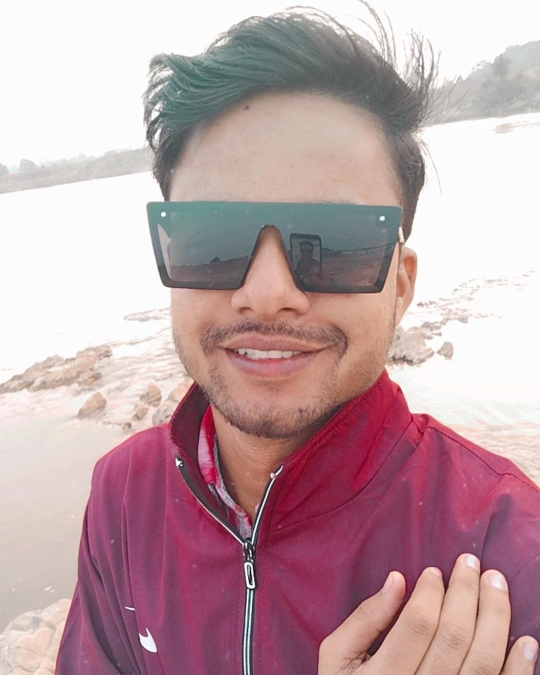
#> input picture MyImage.jpeg, 1080 x 1350 px (shown at 1/2 size)
$ python main.py
#> lines starting #> are read from the running program, lines starting #| are printed output that depends on the picture
# pip install opencv - python

# to read image
import cv2

# Configurable parameters
source = "MyImage.jpeg"
destination = "newMyImage.jpeg"
# percent by which the image is resized
scale_percent = 70

src = cv2.imread(source, cv2.IMREAD_UNCHANGED)
#> src is the input picture: shape (1350, 1080, 3); mean B, G, R 166.4, 161.6, 190.9
cv2.waitKey(0)


# calculate the 50 percent of original dimension
new_width = int(src.shape[1] * scale_percent / 100)
#> new_width = 756
new_height = int(src.shape[0] * scale_percent / 100)
#> new_height = 945

# create tuple
dsize = (new_width, new_height)
#> dsize = (756, 945)

# resize image
output = cv2.resize(src, dsize)
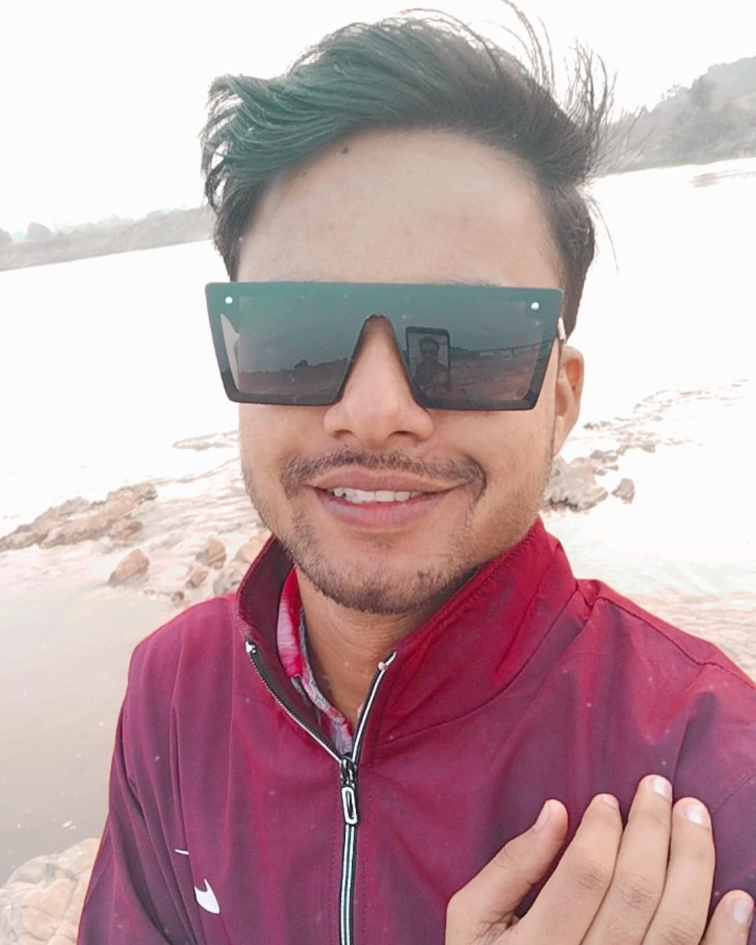
#> output: shape (945, 756, 3); mean B, G, R 166.4, 161.5, 190.8

cv2.imwrite(destination, output)
